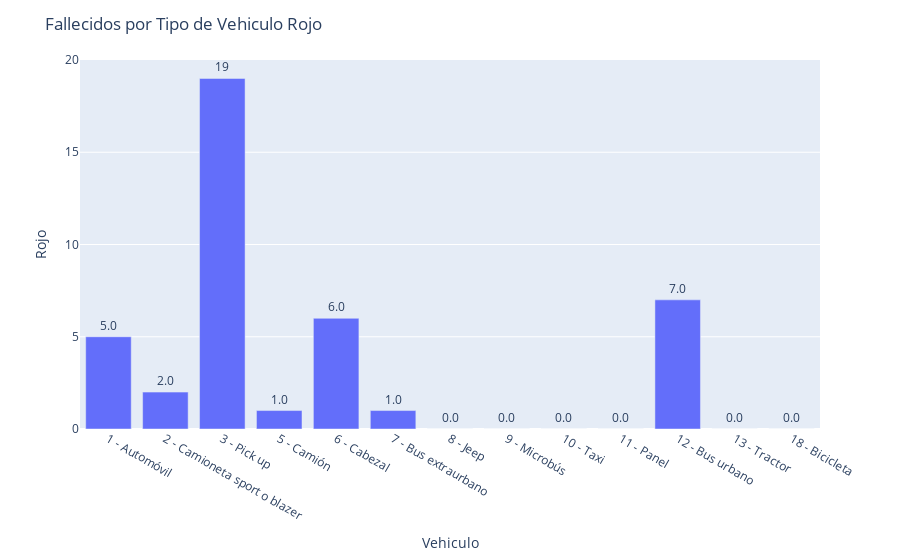

The code cell stored with this chart in its notebook:
### Markdown cell above
#### Hay datos que no aparecen en el grafico de pie, se realizara una grafica de barras para poder ver toda la informacion

### Code cell
fig = px.bar(datos, y='Rojo', x='Vehiculo', text='Rojo')
fig.update_traces(texttemplate='%{text:.2s}', textposition='outside')
fig.update_layout(title='Fallecidos por Tipo de Vehiculo Rojo',uniformtext_minsize=8, uniformtext_mode='hide')
fig.show()

### Figure 1 — Plotly figure (JSON) as saved in the notebook; plotly's stock layout.template omitted (floating-point values rounded to 4 significant figures)
{"data": [{"alignmentgroup": "True", "hoverlabel": {"namelength": 0}, "hovertemplate": "Vehiculo=%{x}<br>Rojo=%{text}", "legendgroup": "", "marker": {"color": "#636efa"}, "name": "", "offsetgroup": "", "orientation": "v", "showlegend": false, "text": [5, 2, 19, 1, 6, 1, 0, 0, 0, 0, 7, 0, 0], "textposition": "outside", "texttemplate": "%{text:.2s}", "type": "bar", "x": ["1 - Automóvil", "2 - Camioneta sport o blazer", "3 - Pick up", "5 - Camión", "6 - Cabezal", "7 - Bus extraurbano", "8 - Jeep", "9 - Microbús", "10 - Taxi", "11 - Panel", "12 - Bus urbano", "13 - Tractor", "18 - Bicicleta"], "xaxis": "x", "y": [5, 2, 19, 1, 6, 1, 0, 0, 0, 0, 7, 0, 0], "yaxis": "y"}], "layout": {"barmode": "relative", "legend": {"tracegroupgap": 0}, "margin": {"t": 60}, "title": {"text": "Fallecidos por Tipo de Vehiculo Rojo"}, "uniformtext": {"minsize": 8, "mode": "hide"}, "xaxis": {"anchor": "y", "domain": [0, 1], "title": {"text": "Vehiculo"}}, "yaxis": {"anchor": "x", "domain": [0, 1], "title": {"text": "Rojo"}}}}
